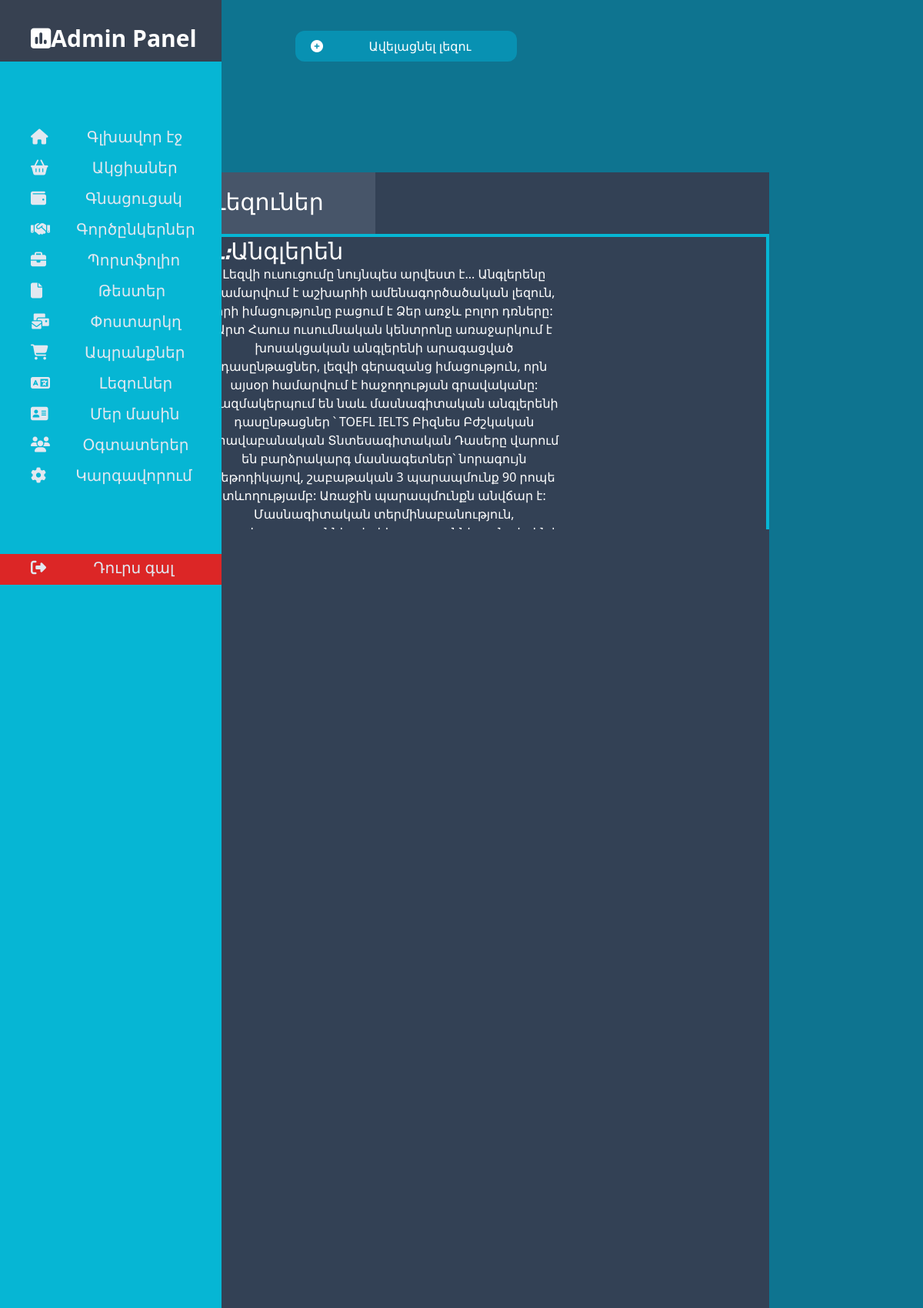
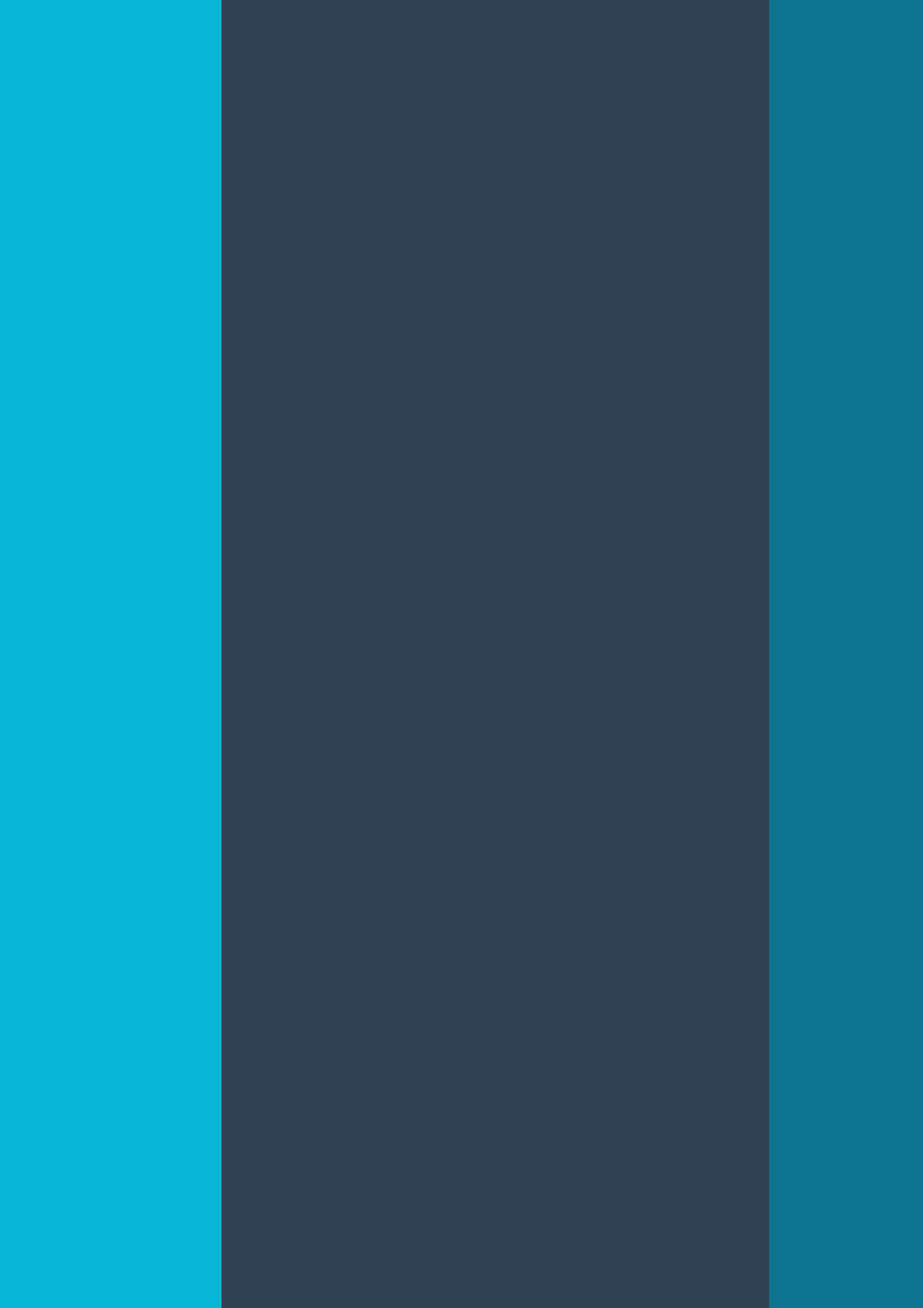
The app's page /admin/languages (upper part) with its own data (2 pictures, top to bottom).
### website.py (models this page shows, shortened)
class Languages(db.Model):
    id = db.Column(db.Integer, primary_key=True)
    language_name = db.Column(db.String(200), nullable=False)
    main_image = db.Column(db.Text, nullable=False)
    main_text = db.Column(db.Text, nullable=False)
    image1 = db.Column(db.Text, nullable=False)
    image2 = db.Column(db.Text, nullable=False)
    image3 = db.Column(db.Text, nullable=False)
    image4 = db.Column(db.Text, nullable=False)
    image5 = db.Column(db.Text, nullable=False)
    image6 = db.Column(db.Text, nullable=False)
    big_image = db.Column(db.Text, nullable=False)
    website_language = db.Column(db.String(200), nullable=False)

### website.py (the view)
@app.route('/admin/languages')
def languages_page():
    languages = Languages.query.all()
    return render_template('/admin/templates/languages.html', languages=languages)

### templates/admin/templates/languages.html (shortened to what this page needs)
{% extends 'base admin.html' %}
{% block body %}
<main class="w-screen h-screen bg-cyan-700 table text-center">
    <a href="#" id="add_language"><button class="add_promotion_popup_btn block mt-24 md:mt-10 w-72 h-10 bg-cyan-600 text-white ml-20 md:ml-96 rounded-xl duration-500 hover:rounded-3xl ease-in-out hover:text-cyan-600 hover:bg-white"><i class="fa-solid fa-circle-plus float-left ml-5 pt-1"></i>Ավելացնել լեզու</button></a>
    <div class="md:w-2/3 w-full h-1/2 bg-slate-700 mt-36 mx-auto">
        <div class="w-72 h-20 bg-slate-600 block">
            <h1 class="text-white text-3xl float-left ml-10 m-5">Լեզուներ</h1>
        </div>
        <div class="w-full h-96 block overflow-y-scroll">
            {% for i in languages %}
            <div class="border-4 border-cyan-500 w-full h-auto">
                <h1 class="text-white text-3xl flex"><b class="italic">Լեզու։</b> {{i.language_name}}</h1>
                <p class="text-white flex w-full md:w-2/3"><b class="italic">Տեքստ։</b>{{i.main_text}}</p>
            </div>
            {% endfor %}
        </div>
    </div>
</main>
{% endblock %}

### static/css/style.css (style rules this page uses)
* { margin:0; padding:0; box-sizing:border-box; }
html, body { overflow-x: hidden; }
body { background-image: url('https://img.freepik.com/free-vector/copy-space-wavy-white-background-layers_23-2148845469.jpg?w=2000'); background-size: 100% 100%; overflow-x:hidden; position:relative; }

### records on screen
Languages: language_name "Անգլերեն", main_text "Լեզվի ուսուցումը նույնպես արվեստ է... Անգլերենը համարվում է աշխարհի ամենագործածական լեզուն, որի իմացությունը բացում է Ձեր առջև բոլոր դռները: Արտ Հաուս ուսումնական կենտրոնը առաջարկում է խոսակցական անգլերենի արագացված դասընթացներ, լեզվի գերազանց իմացություն, որն այսօր համարվում է հաջողության գրավականը: Կազմակերպում են նաև մասնագիտական անգլերենի դասընթացներ ՝ TOEFL IELTS Բիզնես Բժշկական Իրավաբանական Տնտեսագիտական Դասերը վարում են բարձրակարգ մասնագետներ՝ նորագույն մեթոդիկայով, շաբաթական 3 պարապմունք 90 րոպե տևողությամբ: Առաջին պարապմունքն անվճար է: Մասնագիտական տերմինաբանություն,…"
